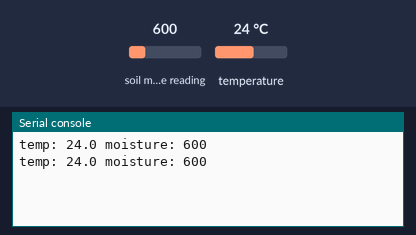
Bench run of a program on a simulated Raspberry Pi Pico running CircuitPython. Parts: the last lines printed to the serial console. The inputs (shaded band) are chosen by the test bench; at power-on: soil moisture reading 600, temperature 24 °C.

Above: at 1.2 s.
1.3 s: soil moisture reading set to 236
At 2.6 s:
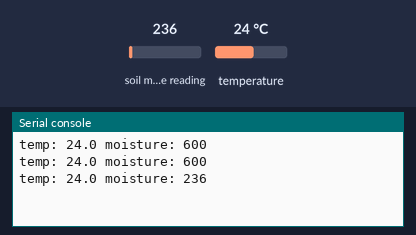
2.8 s: temperature set to 12 °C
At 3.5 s:
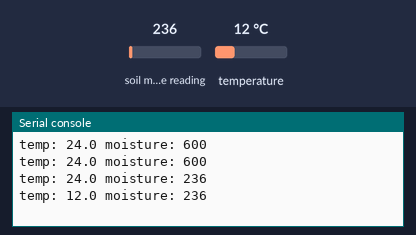
4.3 s: soil moisture reading set to 650
At 5.8 s:
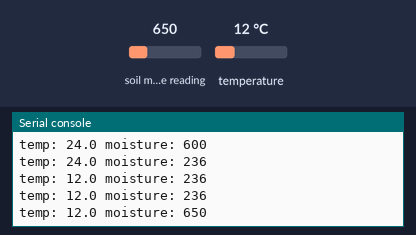
Timing chart, 0 to 7.3 s (numbered marks = the images above; inputs shaded):
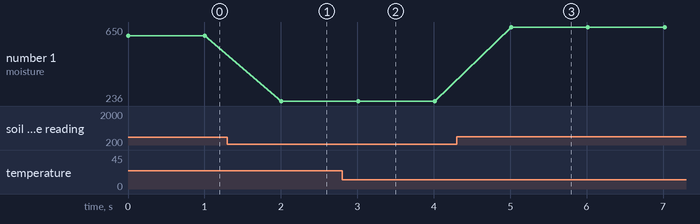

The program:

AdafruitSTEMMASoilSensorPicoPi.py
```python
import time
import board
from adafruit_seesaw.seesaw import Seesaw
import busio
import board

i2c_bus = busio.I2C(scl=board.GP1, sda=board.GP0)

ss = Seesaw(i2c_bus, addr=0x36)

while True:

    touch = ss.moisture_read()

    temp = ss.get_temp()

    print("temp: " + str(temp) + " moisture: " + str(touch))
    time.sleep(1)
```

Measured:
- after the input at 1.3 s, the serial console: prints a new line after 0.71 s (image 1)
- after the input at 2.8 s, the serial console: prints a new line after 0.21 s (image 2)
- after the input at 4.3 s, the serial console: prints a new line after 0.71 s (image 3)
- plotted number 1: 600 → 236 after the input at 1.3 s, 236 → 650 after the input at 4.3 s
